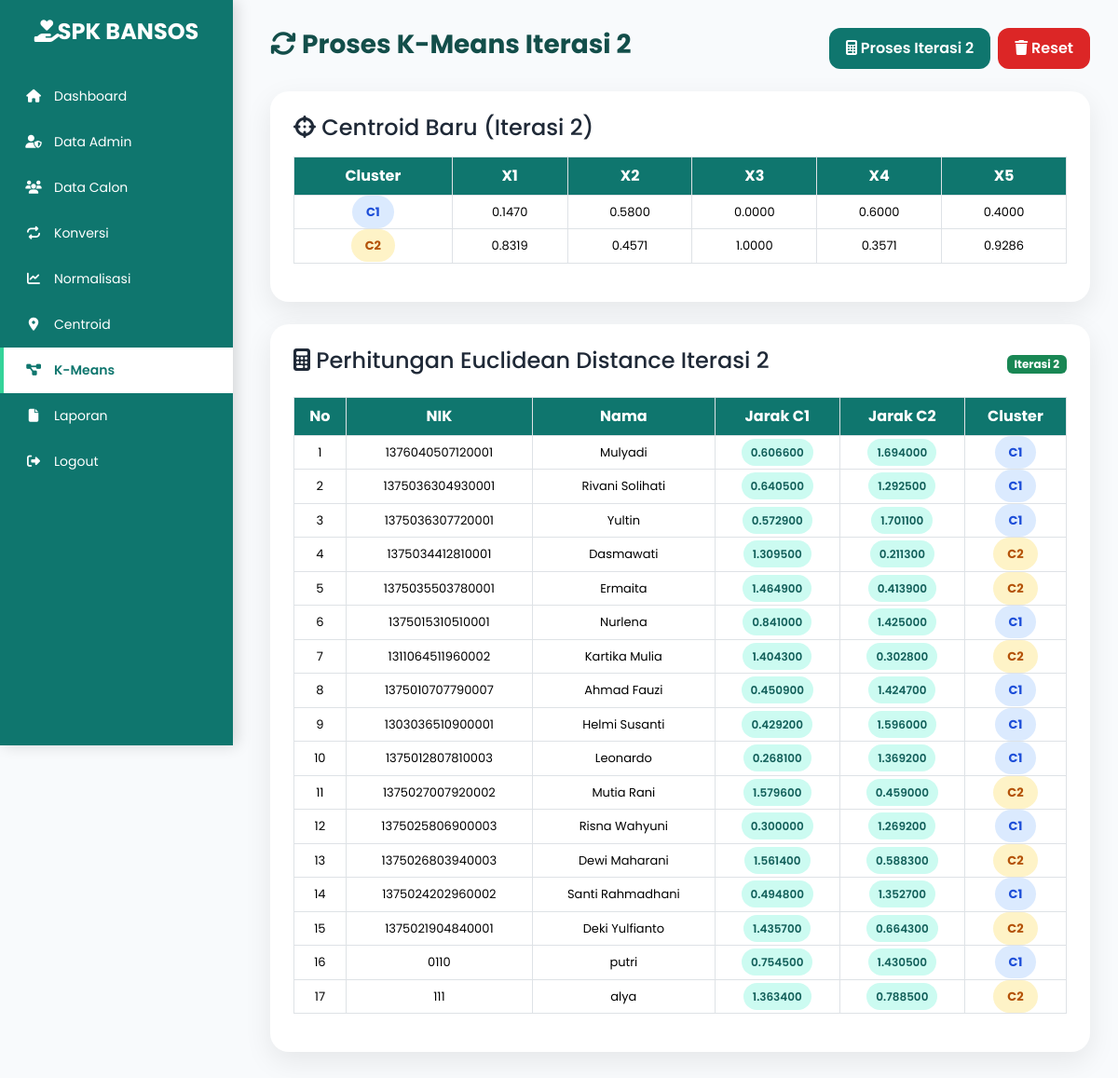
/admin/proses_kmeans.php (signed in), run on the app's committed database.
### tables this page shows
CREATE TABLE `tbl_centroid` (
  `id_centroid` int(11) NOT NULL,
  `iterasi` int(11) NOT NULL,
  `cluster` enum('C1','C2') NOT NULL,
  `id_calon` int(11) DEFAULT NULL,
  `x1` decimal(10,4) DEFAULT NULL,
  `x2` decimal(10,4) DEFAULT NULL,
  `x3` decimal(10,4) DEFAULT NULL,
  `x4` decimal(10,4) DEFAULT NULL,
  `x5` decimal(10,4) DEFAULT NULL,
  `jarak_c1` decimal(12,6) DEFAULT NULL,
  `jarak_c2` decimal(12,6) DEFAULT NULL,
  `created_at` timestamp NULL DEFAULT current_timestamp()
);

CREATE TABLE `tbl_perhitungan_kmeans` (
  `id_perhitungan` int(11) NOT NULL,
  `id_calon` int(11) NOT NULL,
  `iterasi` int(11) NOT NULL,
  `jarak_c1` decimal(10,4) DEFAULT NULL,
  `jarak_c2` decimal(10,4) DEFAULT NULL,
  `cluster` enum('C1','C2') DEFAULT NULL,
  `created_at` timestamp NULL DEFAULT current_timestamp()
);

CREATE TABLE `tbl_calon_penerima` (
  `id_calon` int(11) NOT NULL,
  `nik` varchar(16) NOT NULL,
  `nama` varchar(100) NOT NULL,
  `alamat` text DEFAULT NULL,
  `pendapatan` decimal(12,2) NOT NULL,
  `jumlah_tanggungan` int(11) NOT NULL,
  `daya_listrik` enum('450 VA','900 VA') NOT NULL,
  `status_rumah` enum('Bebas Sewa','Kontrak','Milik Sendiri') NOT NULL,
  `kondisi_rumah` enum('Tidak Permanen','Semi Permanen','Permanen') NOT NULL,
  `created_at` timestamp NULL DEFAULT current_timestamp(),
  `updated_at` timestamp NULL DEFAULT current_timestamp() ON UPDATE current_timestamp()
);

### admin/proses_kmeans.php (the view, shortened to what this page needs)
<?php
require_once __DIR__."/../config/koneksi.php";
$dataCentroid=mysqli_query($conn,"
    SELECT *
    FROM tbl_centroid
    WHERE iterasi='2'
    ORDER BY cluster
");
$hasil=mysqli_query($conn,"
SELECT
p.*,
cp.nik,
cp.nama
FROM tbl_perhitungan_kmeans p
JOIN tbl_calon_penerima cp
ON p.id_calon=cp.id_calon
WHERE p.iterasi='2'
ORDER BY cp.id_calon ASC
");
$totalHasil=mysqli_num_rows($hasil);
include "../includes/header.php";
include "../includes/sidebar.php";
?>
<div class="content">
    <div class="d-flex justify-content-between align-items-center mb-4">
    <h3 class="title">
        <i class="fa-solid fa-arrows-rotate"></i>
        Proses K-Means Iterasi 2
    </h3>
    <div class="d-flex gap-2">
        <form method="POST">
            <button
                name="proses_iterasi2"
                class="btn btn-normalisasi"
                onclick="return confirm('Hitung Iterasi 2?')">
                <i class="fa fa-calculator"></i>
                Proses Iterasi 2
            </button>
        </form>
        <form method="POST">
            <button
                name="reset"
                class="btn btn-reset"
                onclick="return confirm('Reset Iterasi 2 ?')">
                <i class="fa fa-trash"></i>
                Reset
            </button>
        </form>
    </div>
</div>
<div class="card-custom mb-4">
    <h4 class="mb-3">
        <i class="fa fa-crosshairs"></i>
        Centroid Baru (Iterasi 2)
    </h4>
    <div class="table-responsive">
        <table class="table table-bordered">
            <thead>
                <tr>
                    <th>Cluster</th>
                    <th>X1</th>
                    <th>X2</th>
                    <th>X3</th>
                    <th>X4</th>
                    <th>X5</th>
                </tr>
            </thead>
            <tbody>
            <?php while($c=mysqli_fetch_assoc($dataCentroid)): ?>
                <tr>
                    <td>
                        <?php
                        if($c['cluster']=="C1")
                        {
                            echo '<span class="cluster-c1">C1</span>';
                        }
                        else
                        {
                            echo '<span class="cluster-c2">C2</span>';
                        }
                        ?>
                    </td>
                    <td><?= number_format($c['x1'],4) ?></td>
                    <td><?= number_format($c['x2'],4) ?></td>
                    <td><?= number_format($c['x3'],4) ?></td>
                    <td><?= number_format($c['x4'],4) ?></td>
                    <td><?= number_format($c['x5'],4) ?></td>
                </tr>
            <?php endwhile; ?>
            </tbody>
        </table>
    </div>
</div>
<?php if($totalHasil>0): ?>
<div class="card-custom">
<div class="d-flex justify-content-between align-items-center mb-3">
<h4>
<i class="fa-solid fa-calculator"></i>
Perhitungan Euclidean Distance Iterasi 2
</h4>
<span class="badge bg-success">
Iterasi 2
</span>
</div>
<div class="table-responsive">
<table class="table table-bordered">
<thead>
<tr>
<th>No</th>
<th>NIK</th>
<th>Nama</th>
<th>Jarak C1</th>
<th>Jarak C2</th>
<th>Cluster</th>
</tr>
</thead>
<tbody>
<?php
$no=1;
while($r=mysqli_fetch_assoc($hasil)):
?>
<tr>
<td><?= $no++ ?></td>
<td><?= htmlspecialchars($r['nik']) ?></td>
<td><?= htmlspecialchars($r['nama']) ?></td>
<td>
<span class="nilai">
<?= number_format($r['jarak_c1'],6) ?>
</span>
</td>
<td>
<span class="nilai">
<?= number_format($r['jarak_c2'],6) ?>
</span>
</td>
<td>
<?php if($r['cluster']=="C1"): ?>
<span class="cluster-c1">
C1
</span>
<?php else: ?>
<span class="cluster-c2">
C2
</span>
<?php endif; ?>
</td>
</tr>
<?php endwhile; ?>
</tbody>
</table>
</div>
</div>
<?php endif; ?>
</div>
<?php include "../includes/footer.php"; ?>

### assets/css/style.css (style rules this page uses)
:root { --primary:#0F766E; --secondary:#134E4A; --bg:#F8FAFC; --card:#FFFFFF; --text:#1F2937; --accent:#34D399; --shadow:0 8px 20px rgba(0,0,0,.08); }
* { font-family:'Poppins',sans-serif; margin:0; padding:0; box-sizing:border-box; transition:.3s ease; }
body { background:var(--bg); color:var(--text); }
.content { margin-left:260px; padding:30px; transition:.3s ease; }

### admin/proses_kmeans.php (style rules this page uses)
.title { color:#134E4A; font-weight:700; }
.card-custom { background:#fff; border-radius:20px; box-shadow:0 10px 30px rgba(0,0,0,.08); padding:25px; }
.btn-normalisasi { background:#0F766E; color:white; border-radius:12px; padding:10px 18px; font-weight:600; border:none; }
.btn-reset { background:#DC2626; color:white; border-radius:12px; padding:10px 18px; font-weight:600; border:none; }
.table thead th { background:#0F766E; color:white; text-align:center; vertical-align:middle; }
.table tbody td { text-align:center; vertical-align:middle; font-size:13px; }
.nilai { background:#CCFBF1; color:#115E59; padding:6px 10px; border-radius:20px; font-weight:600; font-size:12px; }
.cluster-c1 { background:#DBEAFE; color:#1D4ED8; padding:8px 15px; border-radius:20px; font-weight:700; }
.cluster-c2 { background:#FEF3C7; color:#B45309; padding:8px 15px; border-radius:20px; font-weight:700; }

### data on the page
tbl_centroid: cluster "C1", x1 "0.1470", x2 "0.5800", x3 "0.0000", x4 "0.6000", x5 "0.4000"
tbl_centroid: cluster "C2", x1 "0.8319", x2 "0.4571", x3 "1.0000", x4 "0.3571", x5 "0.9286"
tbl_perhitungan_kmeans: id_calon.nik "1376040507120001", id_calon.nama "Mulyadi", jarak_c1 "0.606600", jarak_c2 "1.694000", cluster "C1"
tbl_perhitungan_kmeans: id_calon.nik "1375036304930001", id_calon.nama "Rivani Solihati", jarak_c1 "0.640500", jarak_c2 "1.292500", cluster "C1"
tbl_perhitungan_kmeans: id_calon.nik "1375036307720001", id_calon.nama "Yultin", jarak_c1 "0.572900", jarak_c2 "1.701100", cluster "C1"
tbl_perhitungan_kmeans: id_calon.nik "1375034412810001", id_calon.nama "Dasmawati", jarak_c1 "1.309500", jarak_c2 "0.211300", cluster "C2"
tbl_perhitungan_kmeans: id_calon.nik "1375035503780001", id_calon.nama "Ermaita", jarak_c1 "1.464900", jarak_c2 "0.413900", cluster "C2"
tbl_perhitungan_kmeans: id_calon.nik "1375015310510001", id_calon.nama "Nurlena", jarak_c1 "0.841000", jarak_c2 "1.425000", cluster "C1"
tbl_perhitungan_kmeans: id_calon.nik "1311064511960002", id_calon.nama "Kartika Mulia", jarak_c1 "1.404300", jarak_c2 "0.302800", cluster "C2"
tbl_perhitungan_kmeans: id_calon.nik "1375010707790007", id_calon.nama "Ahmad Fauzi", jarak_c1 "0.450900", jarak_c2 "1.424700", cluster "C1"
tbl_perhitungan_kmeans: id_calon.nik "1303036510900001", id_calon.nama "Helmi Susanti", jarak_c1 "0.429200", jarak_c2 "1.596000", cluster "C1"
tbl_perhitungan_kmeans: id_calon.nik "1375012807810003", id_calon.nama "Leonardo", jarak_c1 "0.268100", jarak_c2 "1.369200", cluster "C1"
tbl_perhitungan_kmeans: id_calon.nik "1375027007920002", id_calon.nama "Mutia Rani", jarak_c1 "1.579600", jarak_c2 "0.459000", cluster "C2"
tbl_perhitungan_kmeans: id_calon.nik "1375025806900003", id_calon.nama "Risna Wahyuni", jarak_c1 "0.300000", jarak_c2 "1.269200", cluster "C1"
tbl_perhitungan_kmeans: id_calon.nik "1375026803940003", id_calon.nama "Dewi Maharani", jarak_c1 "1.561400", jarak_c2 "0.588300", cluster "C2"
tbl_perhitungan_kmeans: id_calon.nik "1375024202960002", id_calon.nama "Santi Rahmadhani", jarak_c1 "0.494800", jarak_c2 "1.352700", cluster "C1"
tbl_perhitungan_kmeans: id_calon.nik "1375021904840001", id_calon.nama "Deki Yulfianto", jarak_c1 "1.435700", jarak_c2 "0.664300", cluster "C2"
tbl_perhitungan_kmeans: id_calon.nik "0110", id_calon.nama "putri", jarak_c1 "0.754500", jarak_c2 "1.430500", cluster "C1"
tbl_perhitungan_kmeans: id_calon.nik "111", id_calon.nama "alya", jarak_c1 "1.363400", jarak_c2 "0.788500", cluster "C2"
